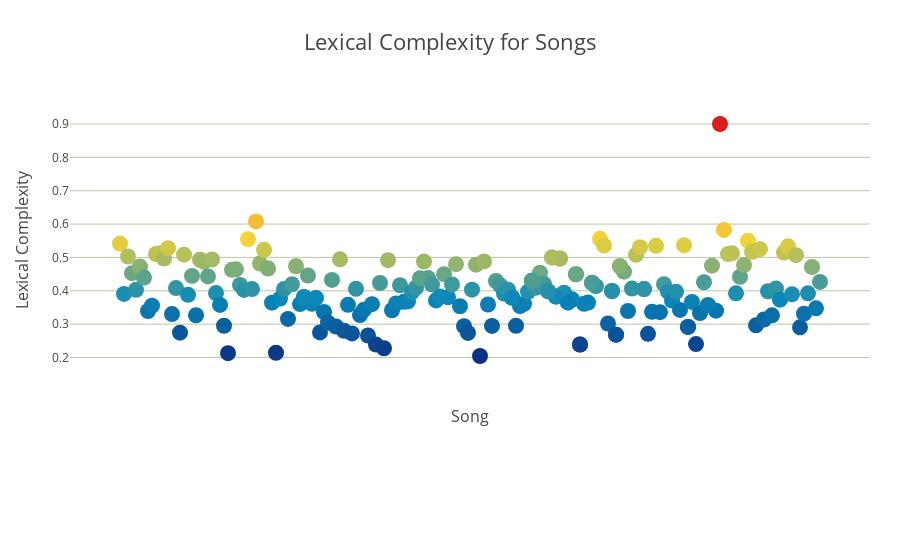

The notebook cell saved with this chart:
### Markdown cell above
### Plot Lexical Complexity for Songs

### Code cell
trace1 = go.Scatter(
    x= df_songMetrics['song'],
    y= df_songMetrics['lexical_complexity'],
    mode='markers',
    marker=dict(
        size=16,
        color = df_songMetrics['lexical_complexity'], #set color equal to a variable
        colorscale='Portland'),
    text= df_songMetrics['song'])
data = [trace1]

layout = go.Layout(
        title = 'Lexical Complexity for Songs',
        hovermode= 'closest',
        titlefont = dict(size=22),
         xaxis = dict(
            title = 'Song',
            titlefont = dict(size=16),
            showticklabels=False,
            showgrid=False),
         yaxis = dict(
            title = 'Lexical Complexity',
            titlefont = dict(size=16),
            autorange = True,
            showgrid = True,
            zeroline = True,
            dtick = 0.1,
            gridcolor = '#BBC7A4',
            gridwidth = 1,
            zerolinecolor = '#BBC7A4',
            zerolinewidth = 3),
        margin = dict(
            l = 70,
            r = 30,
            b = 180,
            t = 100),
        showlegend=False)

fig = dict(data=data,layout=layout)
iplot(fig, filename='complexity')

### Figure 1 — Plotly figure (JSON) as saved in the notebook; plotly's stock layout.template omitted (floating-point values rounded to 4 significant figures; data arrays with more than 128 entries replaced by an {"elided": "..."} marker saying what was removed)
{"data": [{"marker": {"color": {"elided": "198 float values"}, "colorscale": "Portland", "size": 16}, "mode": "markers", "text": {"elided": "198 str values"}, "type": "scatter", "x": {"elided": "198 str values"}, "y": {"elided": "198 float values"}}], "layout": {"hovermode": "closest", "margin": {"b": 180, "l": 70, "r": 30, "t": 100}, "showlegend": false, "title": "Lexical Complexity for Songs", "titlefont": {"size": 22}, "xaxis": {"showgrid": false, "showticklabels": false, "title": "Song", "titlefont": {"size": 16}}, "yaxis": {"autorange": true, "dtick": 0.1, "gridcolor": "#BBC7A4", "gridwidth": 1, "showgrid": true, "title": "Lexical Complexity", "titlefont": {"size": 16}, "zeroline": true, "zerolinecolor": "#BBC7A4", "zerolinewidth": 3}}}
